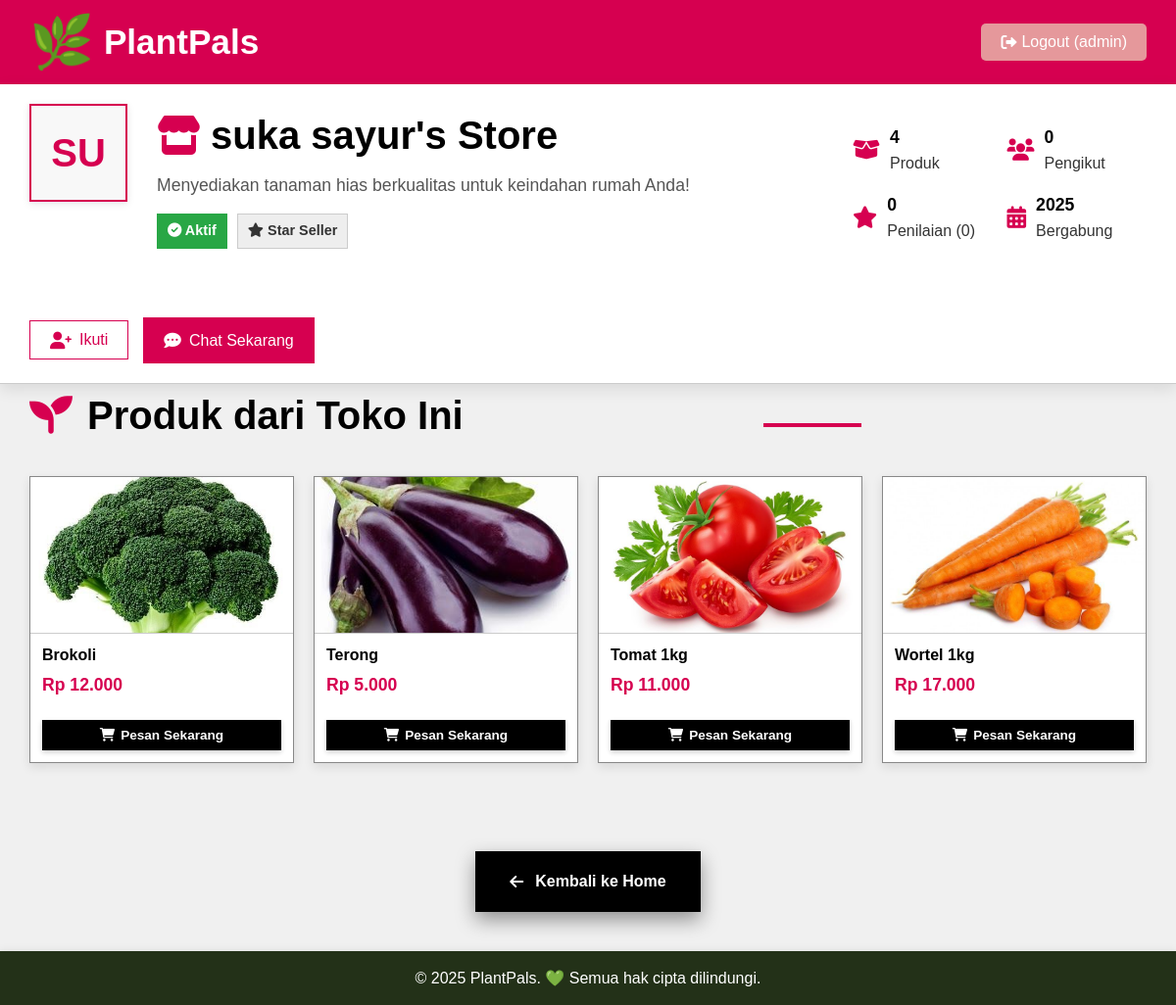
The page /store_profile_buyer.php?store_id_string=toko_suka_sayur_1749586803 (signed in) on the database its author committed.
### tables this page shows
CREATE TABLE `stores` (
  `id` int(11) NOT NULL,
  `store_id_string` varchar(50) NOT NULL,
  `name` varchar(255) NOT NULL,
  `address` text NOT NULL,
  `phone_number` varchar(20) DEFAULT NULL,
  `email` varchar(100) DEFAULT NULL,
  `seller_user_id` int(11) NOT NULL,
  `created_at` timestamp NOT NULL DEFAULT current_timestamp(),
  `updated_at` timestamp NOT NULL DEFAULT current_timestamp() ON UPDATE current_timestamp(),
  `followers_count` int(11) DEFAULT 0
);

CREATE TABLE `users` (
  `id` int(11) NOT NULL,
  `username` varchar(50) NOT NULL,
  `password` varchar(255) NOT NULL,
  `email` varchar(100) DEFAULT NULL,
  `full_name` varchar(100) DEFAULT NULL,
  `phone_number` varchar(20) DEFAULT NULL,
  `address` text DEFAULT NULL,
  `role` enum('buyer','seller','admin') NOT NULL DEFAULT 'buyer',
  `created_at` timestamp NOT NULL DEFAULT current_timestamp()
);

CREATE TABLE `products` (
  `id` int(11) NOT NULL,
  `name` varchar(100) NOT NULL,
  `img` varchar(255) DEFAULT NULL,
  `scientific_name` varchar(100) DEFAULT NULL,
  `family` varchar(100) DEFAULT NULL,
  `description` text DEFAULT NULL,
  `habitat` text DEFAULT NULL,
  `care_instructions` text DEFAULT NULL,
  `unique_fact` text DEFAULT NULL,
  `price` decimal(10,2) NOT NULL,
  `stock` int(11) NOT NULL DEFAULT 0,
  `seller_id` int(11) DEFAULT NULL,
  `category_id` int(11) DEFAULT NULL,
  `created_at` timestamp NOT NULL DEFAULT current_timestamp(),
  `updated_at` timestamp NOT NULL DEFAULT current_timestamp() ON UPDATE current_timestamp()
);

### store_profile_buyer.php (the view, shortened to what this page needs)
<?php
$username = htmlspecialchars($_SESSION['username']);
$user_id = $_SESSION['id'];
require_once 'config.php';
$store_details = null;
$all_store_products = [];
$store_id_string_param = $_GET['store_id_string'] ?? '';
$store_average_rating = 0;
$store_total_reviews_count = 0;
$store_product_count = 0;
$store_join_date = 'N/A';
$is_following = false;
$store_followers_count = 0;
if (!empty($store_id_string_param)) {
    $stmt_store = mysqli_prepare($conn, "SELECT s.id, s.store_id_string, s.name, s.address, s.phone_number, s.email, s.seller_user_id, u.username as seller_username, u.created_at as seller_join_date, s.followers_count
                                        FROM stores s
                                        JOIN users u ON s.seller_user_id = u.id
                                        WHERE s.store_id_string = ? AND u.role = 'seller'");
    if ($stmt_store) {
        mysqli_stmt_bind_param($stmt_store, "s", $store_id_string_param);
        mysqli_stmt_execute($stmt_store);
        $result_store = mysqli_stmt_get_result($stmt_store);
        $store_details = mysqli_fetch_assoc($result_store);
    }
    if ($store_details) {
        $store_join_date = date('Y', strtotime($store_details['seller_join_date']));
        $store_followers_count = $store_details['followers_count'];
        $stmt_products = mysqli_prepare($conn, "SELECT id, name, img, price, stock, family FROM products WHERE seller_id = ? AND stock > 0 ORDER BY name ASC");
        if ($stmt_products) {
            mysqli_stmt_bind_param($stmt_products, "i", $store_details['seller_user_id']);
            mysqli_stmt_execute($stmt_products);
            $result_products = mysqli_stmt_get_result($stmt_products);
            while ($row_product = mysqli_fetch_assoc($result_products)) {
                $all_store_products[] = $row_product;
            }
            $store_product_count = count($all_store_products);
        }
        $sql_store_reviews_stats = "SELECT COUNT(pr.id) AS total_reviews, AVG(pr.rating) AS avg_rating
                                    FROM product_reviews pr
                                    JOIN products p ON pr.product_id = p.id
                                    WHERE p.seller_id = ?";
        if ($stmt_store_reviews_stats = mysqli_prepare($conn, $sql_store_reviews_stats)) {
            mysqli_stmt_bind_param($stmt_store_reviews_stats, "i", $store_details['seller_user_id']);
            mysqli_stmt_execute($stmt_store_reviews_stats);
            mysqli_stmt_bind_result($stmt_store_reviews_stats, $total_reviews, $avg_rating);
            $store_total_reviews_count = $total_reviews ?? 0;
            $store_average_rating = round($avg_rating ?? 0, 1);
        } else {
            error_log("Error preparing store reviews stats statement: " . mysqli_error($conn));
        }
    }
}
?>
<!DOCTYPE html>
<html lang="id">
<head>
    <link rel="stylesheet" href="/PlantPals/css/main_styles.css">
    <link rel="stylesheet" href="/PlantPals/css/admin_seller_styles.css">
    <link rel="stylesheet" href="https://cdnjs.cloudflare.com/ajax/libs/font-awesome/6.0.0-beta3/css/all.min.css">
</head>
<body>
    <header>
        <h1><span class="emoji">🌿</span> PlantPals</h1>
        <form action="/PlantPals/logout.php" method="post" style="margin:0;">
            <button class="logout-btn" type="submit" name="logout"><i class="fas fa-sign-out-alt"></i> Logout (<?php echo htmlspecialchars($username); ?>)</button>
        </form>
    </header>
    <?php if ($store_details): ?>
    <div class="store-header-area">
        <div class="store-header-content"> <div class="store-logo-wrapper">
                <span class="store-logo-initials">
                    <?php echo htmlspecialchars(strtoupper(substr($store_details['name'], 0, 2))); ?>
                </span>
                </div>
            <div class="store-info-main">
                <h1 class="store-name-display"><i class="fas fa-store"></i> <?php echo htmlspecialchars($store_details['name']); ?></h1>
                <p class="store-slogan">Menyediakan tanaman hias berkualitas untuk keindahan rumah Anda!</p>
                <div class="store-badges">
                    <span class="store-badge active"><i class="fas fa-check-circle"></i> Aktif</span>
                    <span class="store-badge"><i class="fas fa-star"></i> Star Seller</span> </div>
            </div>
            <div class="store-stats-grid">
                <div class="store-stat-item">
                    <i class="fas fa-box-open"></i>
                    <div>
                        <div class="store-stat-value"><?php echo htmlspecialchars($store_product_count); ?></div>
                        <div>Produk</div>
                    </div>
                </div>
                <div class="store-stat-item">
                    <i class="fas fa-users"></i>
                    <div>
                        <div class="store-stat-value"><?php echo htmlspecialchars($store_followers_count); ?></div> <div>Pengikut</div>
                    </div>
                </div>
                <div class="store-stat-item">
                    <i class="fas fa-star"></i>
                    <div>
                        <div class="store-stat-value"><?php echo htmlspecialchars($store_average_rating); ?></div>
                        <div>Penilaian (<?php echo htmlspecialchars($store_total_reviews_count); ?>)</div>
                    </div>
                </div>
                <div class="store-stat-item">
                    <i class="fas fa-calendar-alt"></i>
                    <div>
                        <div class="store-stat-value"><?php echo htmlspecialchars($store_join_date); ?></div>
                        <div>Bergabung</div>
                    </div>
                </div>
            </div>
            <div class="store-actions">
                <?php if ($store_details['seller_user_id'] != $user_id):  ?>
                <button class="btn outlined" id="followBtn" data-store-id="<?php echo htmlspecialchars($store_details['id']); ?>">
                    <i class="fas fa-user-plus"></i> <span id="followText"><?php echo $is_following ? 'Diikuti' : 'Ikuti'; ?></span>
                </button>
                <?php else: ?>
                <span class="btn followed" style="cursor: default;"><i class="fas fa-store"></i> Ini Toko Anda</span>
                <?php endif; ?>
                <a href="/PlantPals/dashboard.php?page=chat&seller_id=<?php echo htmlspecialchars($store_details['seller_user_id']); ?>&store_id=<?php echo htmlspecialchars($store_details['id']); ?>&subject=Pesan untuk Toko <?php echo urlencode($store_details['name']); ?>" class="btn">
                    <i class="fas fa-comment-dots"></i> Chat Sekarang
                </a>
            </div>
        </div>
    </div>
    <?php endif; ?>
    <div class="main-content-area" style="padding: 0; margin-top: 0;">
        <?php if ($store_details): ?>
            <div class="products-section-container" style="max-width: none; border: none; box-shadow: none; background-color: transparent; padding: 0 30px;"> <h3 class="products-section-title" style="margin-top: 0; margin-bottom: 30px;"><i class="fas fa-seedling"></i> Produk dari Toko Ini</h3>
                <?php if (empty($all_store_products)):  ?>
                    <div class="no-products-message">
                        <i class="fas fa-box-open"></i>
                        <h2>Oops!</h2>
                        <p>Toko ini belum memiliki produk yang tersedia saat ini.</p>
                    </div>
                <?php else: ?>
                    <div class="products-from-store-grid">
                        <?php foreach ($all_store_products as $product):  ?>
                            <div class="card" data-category="<?php echo htmlspecialchars($product['family'] ?? 'Lainnya');  ?>">
                                <img src="<?php echo htmlspecialchars($product['img']); ?>" alt="<?php echo htmlspecialchars($product['name']); ?>" />
                                <div class="card-content">
                                    <h4><?php echo htmlspecialchars($product['name']); ?></h4>
                                    <p class="price">Rp <?php echo number_format($product['price'], 0, ',', '.'); ?></p>
                                </div>
                                <button class="buy-button"
                                        onclick="window.location.href='order_form.php?action=buy_now_single_product&product_id=<?php echo htmlspecialchars($product['id']); ?>&product_name=<?php echo urlencode(htmlspecialchars($product['name'])); ?>&product_price=<?php echo htmlspecialchars($product['price']); ?>&store_id_string=<?php echo htmlspecialchars($store_details['store_id_string']); ?>&store_name=<?php echo urlencode(htmlspecialchars($store_details['name'] . ' - (' . ($store_details['address'] ?? 'Alamat Tidak Diketahui') . ')')); ?>&quantity=1';"
                                        <?php echo ($product['stock'] <= 0 ? 'disabled' : ''); ?>>
                                    <i class="fas fa-shopping-cart"></i> <?php echo ($product['stock'] <= 0 ? 'Stok Habis' : 'Pesan Sekarang'); ?>
                                </button>
                            </div>
                        <?php endforeach; ?>
                    </div>
                <?php endif; ?>
            </div>
        <?php endif; ?>
        <div class="back-btn-container">
            <a href="/PlantPals/dashboard.php?page=home" class="back-btn"><i class="fas fa-arrow-left"></i> Kembali ke Home</a>
        </div>
    </div>
    <footer>
        <p>&copy; 2025 PlantPals. 💚 Semua hak cipta dilindungi.</p>
    </footer>
</body>
</html>

### CSS/main_styles.css (style rules this page uses)
* { box-sizing: border-box; margin: 0; padding: 0; }
body { font-family: 'Poppins', sans-serif; line-height: 1.6; background: linear-gradient(to right, #FFFF); color: #333; min-height: 100vh; display: flex; flex-direction: column; }
h1, h2, h3, h4, h5, h6, .section-heading, .section-sub-title { font-family: 'Montserrat', sans-serif; }
a { color: #D60050; text-decoration: none; transition: color 0.3s ease; }
header { background-color: #D60050; color: white; padding: 15px 30px; display: flex; justify-content: space-between; align-items: center; box-shadow: 0 4px 10px rgba(0,0,0,0.1); flex-wrap: wrap; gap: 15px; }
header h1 { font-size: 2.2rem; margin: 0; display: flex; align-items: center; }
header h1 .emoji { font-size: 1.5em; margin-right: 10px; line-height: 1; }
.logout-btn { background-color: #E5989B; color: white; border: none; padding: 10px 20px; border-radius: 5px; cursor: pointer; font-size: 1em; transition: background-color 0.3s ease; display: flex; align-items: center; gap: 5px; }
footer { background-color: #233118; color: white; text-align: center; padding: 15px; margin-top: auto; box-shadow: 0 -2px 8px rgba(0,0,0,0.05); }

### CSS/admin_seller_styles.css (style rules this page uses)
@media (max-width: 1200px) { h1 { font-size: 2.5rem; margin-bottom: 30px; } }

### rows shown on the page
stores: name "SU", name "suka sayur's Store", followers_count "0", seller_user.created_at "2025"
products: img (picture), name "Brokoli", price "12.000", stock "Pesan Sekarang"
products: img (picture), name "Terong", price "5.000", stock "Pesan Sekarang"
products: img (picture), name "Tomat 1kg", price "11.000", stock "Pesan Sekarang"
products: img (picture), name "Wortel 1kg", price "17.000", stock "Pesan Sekarang"

### other values the page prints
$username "admin"
$store_product_count "4"
$store_average_rating "0"
$store_total_reviews_count "0"
